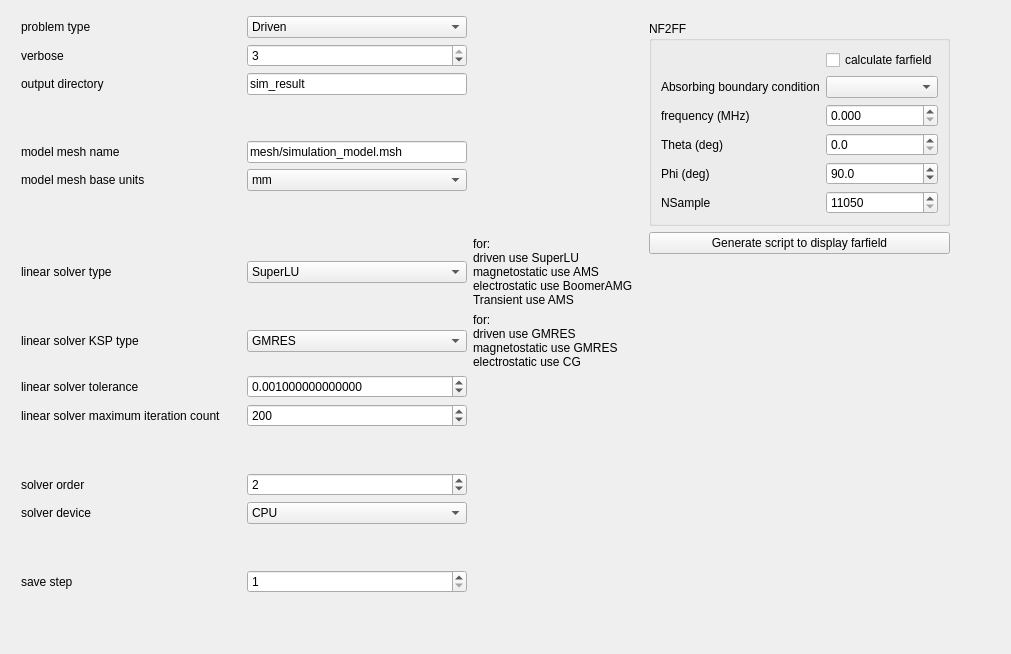
             <widget class="QWidget" name="simulationParamsTab_tabWidget_palaceTab">
              <attribute name="title">
               <string>Palace</string>
              </attribute>
              <layout class="QVBoxLayout" name="verticalLayout_53">
               <item>
                <layout class="QHBoxLayout" name="horizontalLayout_68">
                 <property name="leftMargin">
                  <number>5</number>
                 </property>
                 <property name="topMargin">
                  <number>5</number>
                 </property>
                 <property name="rightMargin">
                  <number>5</number>
                 </property>
                 <property name="bottomMargin">
                  <number>5</number>
                 </property>
                 <item>
                  <layout class="QGridLayout" name="gridLayout_27">
                   <property name="leftMargin">
                    <number>5</number>
                   </property>
                   <property name="rightMargin">
                    <number>5</number>
                   </property>
                   <property name="bottomMargin">
                    <number>5</number>
                   </property>
                   <item row="8" column="0">
                    <widget class="QLabel" name="label_151">
                     <property name="minimumSize">
                      <size>
                       <width>220</width>
                       <height>0</height>
                      </size>
                     </property>
                     <property name="text">
                      <string>linear solver KSP type</string>
                     </property>
                    </widget>
                   </item>
                   <item row="12" column="0">
                    <widget class="QLabel" name="label_154">
                     <property name="minimumSize">
                      <size>
                       <width>220</width>
                       <height>0</height>
                      </size>
                     </property>
                     <property name="text">
                      <string>solver order</string>
                     </property>
                    </widget>
                   </item>
                   <item row="8" column="1">
                    <widget class="QComboBox" name="simParamsLinearSolverKSPType_palace">
                     <property name="currentIndex">
                      <number>0</number>
                     </property>
                     <item>
                      <property name="text">
                       <string>GMRES</string>
                      </property>
                     </item>
                     <item>
                      <property name="text">
                       <string>FGMRES</string>
                      </property>
                     </item>
                     <item>
                      <property name="text">
                       <string>CG</string>
                      </property>
                     </item>
                    </widget>
                   </item>
                   <item row="11" column="0">
                    <spacer name="verticalSpacer_43">
                     <property name="orientation">
                      <enum>Qt::Orientation::Vertical</enum>
                     </property>
                     <property name="sizeHint" stdset="0">
                      <size>
                       <width>20</width>
                       <height>40</height>
                      </size>
                     </property>
                    </spacer>
                   </item>
                   <item row="5" column="0">
                    <widget class="QLabel" name="label_149">
                     <property name="minimumSize">
                      <size>
                       <width>220</width>
                       <height>0</height>
                      </size>
                     </property>
                     <property name="text">
                      <string>model mesh base units</string>
                     </property>
                    </widget>
                   </item>
                   <item row="14" column="0">
                    <spacer name="verticalSpacer_32">
                     <property name="orientation">
                      <enum>Qt::Orientation::Vertical</enum>
                     </property>
                     <property name="sizeHint" stdset="0">
                      <size>
                       <width>20</width>
                       <height>40</height>
                      </size>
                     </property>
                    </spacer>
                   </item>
                   <item row="1" column="1">
                    <widget class="QSpinBox" name="simParamsVerbose_palace">
                     <property name="minimum">
                      <number>1</number>
                     </property>
                     <property name="maximum">
                      <number>3</number>
                     </property>
                     <property name="value">
                      <number>3</number>
                     </property>
                    </widget>
                   </item>
                   <item row="1" column="0">
                    <widget class="QLabel" name="label_146">
                     <property name="minimumSize">
                      <size>
                       <width>220</width>
                       <height>0</height>
                      </size>
                     </property>
                     <property name="text">
                      <string>verbose</string>
                     </property>
                    </widget>
                   </item>
                   <item row="0" column="0">
                    <widget class="QLabel" name="label_145">
                     <property name="minimumSize">
                      <size>
                       <width>220</width>
                       <height>0</height>
                      </size>
                     </property>
                     <property name="text">
                      <string>problem type</string>
                     </property>
                    </widget>
                   </item>
                   <item row="7" column="1">
                    <widget class="QComboBox" name="simParamsLinearSolverType_palace">
                     <property name="currentIndex">
                      <number>0</number>
                     </property>
                     <item>
                      <property name="text">
                       <string>SuperLU</string>
                      </property>
                     </item>
                     <item>
                      <property name="text">
                       <string>STRUMPACK</string>
                      </property>
                     </item>
                     <item>
                      <property name="text">
                       <string>MUMPS</string>
                      </property>
                     </item>
                     <item>
                      <property name="text">
                       <string>AMS</string>
                      </property>
                     </item>
                     <item>
                      <property name="text">
                       <string>BoomerAMG</string>
                      </property>
                     </item>
                     <item>
                      <property name="text">
                       <string>Jacobi</string>
                      </property>
                     </item>
                    </widget>
                   </item>
                   <item row="10" column="1">
                    <widget class="QSpinBox" name="simParamsLinearSolverMaximumIterationCount_palace">
                     <property name="minimum">
                      <number>1</number>
                     </property>
                     <property name="maximum">
                      <number>1000000</number>
                     </property>
                     <property name="value">
                      <number>200</number>
                     </property>
                    </widget>
                   </item>
                   <item row="2" column="0">
                    <widget class="QLabel" name="label_147">
                     <property name="minimumSize">
                      <size>
                       <width>220</width>
                       <height>0</height>
                      </size>
                     </property>
                     <property name="text">
                      <string>output directory</string>
                     </property>
                    </widget>
                   </item>
                   <item row="2" column="1">
                    <widget class="QLineEdit" name="simParamsOutputDirectory_palace">
                     <property name="sizePolicy">
                      <sizepolicy hsizetype="Preferred" vsizetype="Fixed">
                       <horstretch>0</horstretch>
                       <verstretch>0</verstretch>
                      </sizepolicy>
                     </property>
                     <property name="minimumSize">
                      <size>
                       <width>220</width>
                       <height>0</height>
                      </size>
                     </property>
                     <property name="text">
                      <string>sim_result</string>
                     </property>
                    </widget>
                   </item>
                   <item row="5" column="1">
                    <widget class="QComboBox" name="simParamsModelMeshBaseUnits_palace">
                     <property name="currentIndex">
                      <number>2</number>
                     </property>
                     <item>
                      <property name="text">
                       <string>m</string>
                      </property>
                     </item>
                     <item>
                      <property name="text">
                       <string>cm</string>
                      </property>
                     </item>
                     <item>
                      <property name="text">
                       <string>mm</string>
                      </property>
                     </item>
                     <item>
                      <property name="text">
                       <string>um</string>
                      </property>
                     </item>
                     <item>
                      <property name="text">
                       <string>nm</string>
                      </property>
                     </item>
                     <item>
                      <property name="text">
                       <string>pm</string>
                      </property>
                     </item>
                    </widget>
                   </item>
                   <item row="13" column="0">
                    <widget class="QLabel" name="label_164">
                     <property name="minimumSize">
                      <size>
                       <width>220</width>
                       <height>0</height>
                      </size>
                     </property>
                     <property name="text">
                      <string>solver device</string>
                     </property>
                    </widget>
                   </item>
                   <item row="6" column="0">
                    <spacer name="verticalSpacer_42">
                     <property name="orientation">
                      <enum>Qt::Orientation::Vertical</enum>
                     </property>
                     <property name="sizeHint" stdset="0">
                      <size>
                       <width>20</width>
                       <height>40</height>
                      </size>
                     </property>
                    </spacer>
                   </item>
                   <item row="7" column="0">
                    <widget class="QLabel" name="label_150">
                     <property name="minimumSize">
                      <size>
                       <width>220</width>
                       <height>0</height>
                      </size>
                     </property>
                     <property name="text">
                      <string>linear solver type</string>
                     </property>
                    </widget>
                   </item>
                   <item row="9" column="1">
                    <widget class="QDoubleSpinBox" name="simParamsLinearSolverTolerance_palace">
                     <property name="decimals">
                      <number>15</number>
                     </property>
                     <property name="maximum">
                      <double>1.000000000000000</double>
                     </property>
                     <property name="singleStep">
                      <double>0.001000000000000</double>
                     </property>
                     <property name="value">
                      <double>0.001000000000000</double>
                     </property>
                    </widget>
                   </item>
                   <item row="8" column="2">
                    <widget class="QLabel" name="label_173">
                     <property name="text">
                      <string>for:
driven use GMRES
magnetostatic use GMRES
electrostatic use CG</string>
                     </property>
                    </widget>
                   </item>
                   <item row="7" column="2">
                    <widget class="QLabel" name="label_143">
                     <property name="text">
                      <string>for:
driven use SuperLU
magnetostatic use AMS
electrostatic use BoomerAMG
Transient use AMS</string>
                     </property>
                    </widget>
                   </item>
                   <item row="13" column="1">
                    <widget class="QComboBox" name="simParamsSolverDevice_palace">
                     <property name="currentIndex">
                      <number>0</number>
                     </property>
                     <item>
                      <property name="text">
                       <string>CPU</string>
                      </property>
                     </item>
                     <item>
                      <property name="text">
                       <string>GPU</string>
                      </property>
                     </item>
                     <item>
                      <property name="text">
                       <string>Debug</string>
                      </property>
                     </item>
                    </widget>
                   </item>
                   <item row="4" column="1">
                    <widget class="QLineEdit" name="simParamsModelMeshName_palace">
                     <property name="sizePolicy">
                      <sizepolicy hsizetype="Preferred" vsizetype="Fixed">
                       <horstretch>0</horstretch>
                       <verstretch>0</verstretch>
                      </sizepolicy>
                     </property>
                     <property name="minimumSize">
                      <size>
                       <width>220</width>
                       <height>0</height>
                      </size>
                     </property>
                     <property name="text">
                      <string>mesh/simulation_model.msh</string>
                     </property>
                     <property name="placeholderText">
                      <string/>
                     </property>
                    </widget>
                   </item>
                   <item row="4" column="0">
                    <widget class="QLabel" name="label_148">
                     <property name="minimumSize">
                      <size>
                       <width>220</width>
                       <height>0</height>
                      </size>
                     </property>
                     <property name="text">
                      <string>model mesh name</string>
                     </property>
                    </widget>
                   </item>
                   <item row="12" column="1">
                    <widget class="QSpinBox" name="simParamsLinearSolverOrder_palace">
                     <property name="minimum">
                      <number>1</number>
                     </property>
                     <property name="maximum">
                      <number>3</number>
                     </property>
                     <property name="value">
                      <number>2</number>
                     </property>
                    </widget>
                   </item>
                   <item row="3" column="0">
                    <spacer name="verticalSpacer_41">
                     <property name="orientation">
                      <enum>Qt::Orientation::Vertical</enum>
                     </property>
                     <property name="sizeHint" stdset="0">
                      <size>
                       <width>20</width>
                       <height>40</height>
                      </size>
                     </property>
                    </spacer>
                   </item>
                   <item row="10" column="0">
                    <widget class="QLabel" name="label_153">
                     <property name="minimumSize">
                      <size>
                       <width>220</width>
                       <height>0</height>
                      </size>
                     </property>
                     <property name="text">
                      <string>linear solver maximum iteration count</string>
                     </property>
                    </widget>
                   </item>
                   <item row="9" column="0">
                    <widget class="QLabel" name="label_152">
                     <property name="minimumSize">
                      <size>
                       <width>220</width>
                       <height>0</height>
                      </size>
                     </property>
                     <property name="text">
                      <string>linear solver tolerance</string>
                     </property>
                    </widget>
                   </item>
                   <item row="0" column="1">
                    <widget class="QComboBox" name="simParamsSimulationTypeList_palace">
                     <item>
                      <property name="text">
                       <string>Driven</string>
                      </property>
                     </item>
                     <item>
                      <property name="text">
                       <string>Transient</string>
                      </property>
                     </item>
                     <item>
                      <property name="text">
                       <string>Electrostatic</string>
                      </property>
                     </item>
                     <item>
                      <property name="text">
                       <string>Magnetostatic</string>
                      </property>
                     </item>
                     <item>
                      <property name="text">
                       <string>Eigenmode</string>
                      </property>
                     </item>
                    </widget>
                   </item>
                   <item row="15" column="0">
                    <widget class="QLabel" name="label_179">
                     <property name="minimumSize">
                      <size>
                       <width>220</width>
                       <height>0</height>
                      </size>
                     </property>
                     <property name="text">
                      <string>save step</string>
                     </property>
                    </widget>
                   </item>
                   <item row="15" column="1">
                    <widget class="QSpinBox" name="simParamsSaveStep_palace">
                     <property name="minimum">
                      <number>1</number>
                     </property>
                     <property name="maximum">
                      <number>1000000000</number>
                     </property>
                     <property name="value">
                      <number>1</number>
                     </property>
                    </widget>
                   </item>
                  </layout>
                 </item>
                 <item>
                  <layout class="QVBoxLayout" name="verticalLayout_54">
                   <property name="leftMargin">
                    <number>5</number>
                   </property>
                   <property name="topMargin">
                    <number>5</number>
                   </property>
                   <property name="rightMargin">
                    <number>5</number>
                   </property>
                   <property name="bottomMargin">
                    <number>5</number>
                   </property>
                   <item>
                    <widget class="QGroupBox" name="palaceNF2FFSettingsGroup">
                     <property name="title">
                      <string>NF2FF</string>
                     </property>
                     <layout class="QFormLayout" name="formLayout_4">
                      <item row="1" column="0">
                       <widget class="QLabel" name="label_168">
                        <property name="text">
                         <string>Absorbing boundary condition</string>
                        </property>
                       </widget>
                      </item>
                      <item row="2" column="0">
                       <widget class="QLabel" name="label_169">
                        <property name="text">
                         <string>frequency (MHz)</string>
                        </property>
                       </widget>
                      </item>
                      <item row="1" column="1">
                       <widget class="QComboBox" name="portNf2ffPalaceObjectList"/>
                      </item>
                      <item row="2" column="1">
                       <widget class="QDoubleSpinBox" name="boundaryNf2ffPalaceFreq">
                        <property name="decimals">
                         <number>3</number>
                        </property>
                        <property name="maximum">
                         <double>1000000000.000000000000000</double>
                        </property>
                       </widget>
                      </item>
                      <item row="3" column="0">
                       <widget class="QLabel" name="label_170">
                        <property name="text">
                         <string>Theta (deg)</string>
                        </property>
                       </widget>
                      </item>
                      <item row="4" column="0">
                       <widget class="QLabel" name="label_171">
                        <property name="text">
                         <string>Phi (deg)</string>
                        </property>
                       </widget>
                      </item>
                      <item row="3" column="1">
                       <widget class="QDoubleSpinBox" name="boundaryNf2ffPalaceTheta">
                        <property name="decimals">
                         <number>1</number>
                        </property>
                        <property name="maximum">
                         <double>10000.000000000000000</double>
                        </property>
                       </widget>
                      </item>
                      <item row="4" column="1">
                       <widget class="QDoubleSpinBox" name="boundaryNf2ffPalacePhi">
                        <property name="decimals">
                         <number>1</number>
                        </property>
                        <property name="maximum">
                         <double>10000.000000000000000</double>
                        </property>
                        <property name="value">
                         <double>90.000000000000000</double>
                        </property>
                       </widget>
                      </item>
                      <item row="5" column="0">
                       <widget class="QLabel" name="label_172">
                        <property name="text">
                         <string>NSample</string>
                        </property>
                       </widget>
                      </item>
                      <item row="5" column="1">
                       <widget class="QSpinBox" name="boundaryNf2ffPalaceNSample">
                        <property name="minimum">
                         <number>11050</number>
                        </property>
                        <property name="maximum">
                         <number>1000000</number>
                        </property>
                       </widget>
                      </item>
                      <item row="0" column="1">
                       <widget class="QCheckBox" name="simParamsUseNf2ff_palace">
                        <property name="text">
                         <string>calculate farfield</string>
                        </property>
                       </widget>
                      </item>
                     </layout>
                    </widget>
                   </item>
                   <item>
                    <widget class="QPushButton" name="writeNf2ffPalaceButton">
                     <property name="text">
                      <string>Generate script to display farfield</string>
                     </property>
                    </widget>
                   </item>
                   <item>
                    <spacer name="verticalSpacer_44">
                     <property name="orientation">
                      <enum>Qt::Orientation::Vertical</enum>
                     </property>
                     <property name="sizeHint" stdset="0">
                      <size>
                       <width>20</width>
                       <height>40</height>
                      </size>
                     </property>
                    </spacer>
                   </item>
                  </layout>
                 </item>
                 <item>
                  <spacer name="horizontalSpacer_58">
                   <property name="orientation">
                    <enum>Qt::Orientation::Horizontal</enum>
                   </property>
                   <property name="sizeHint" stdset="0">
                    <size>
                     <width>40</width>
                     <height>20</height>
                    </size>
                   </property>
                  </spacer>
                 </item>
                </layout>
               </item>
               <item>
                <spacer name="verticalSpacer_33">
                 <property name="orientation">
                  <enum>Qt::Orientation::Vertical</enum>
                 </property>
                 <property name="sizeHint" stdset="0">
                  <size>
                   <width>20</width>
                   <height>40</height>
                  </size>
                 </property>
                </spacer>
               </item>
              </layout>
             </widget>
